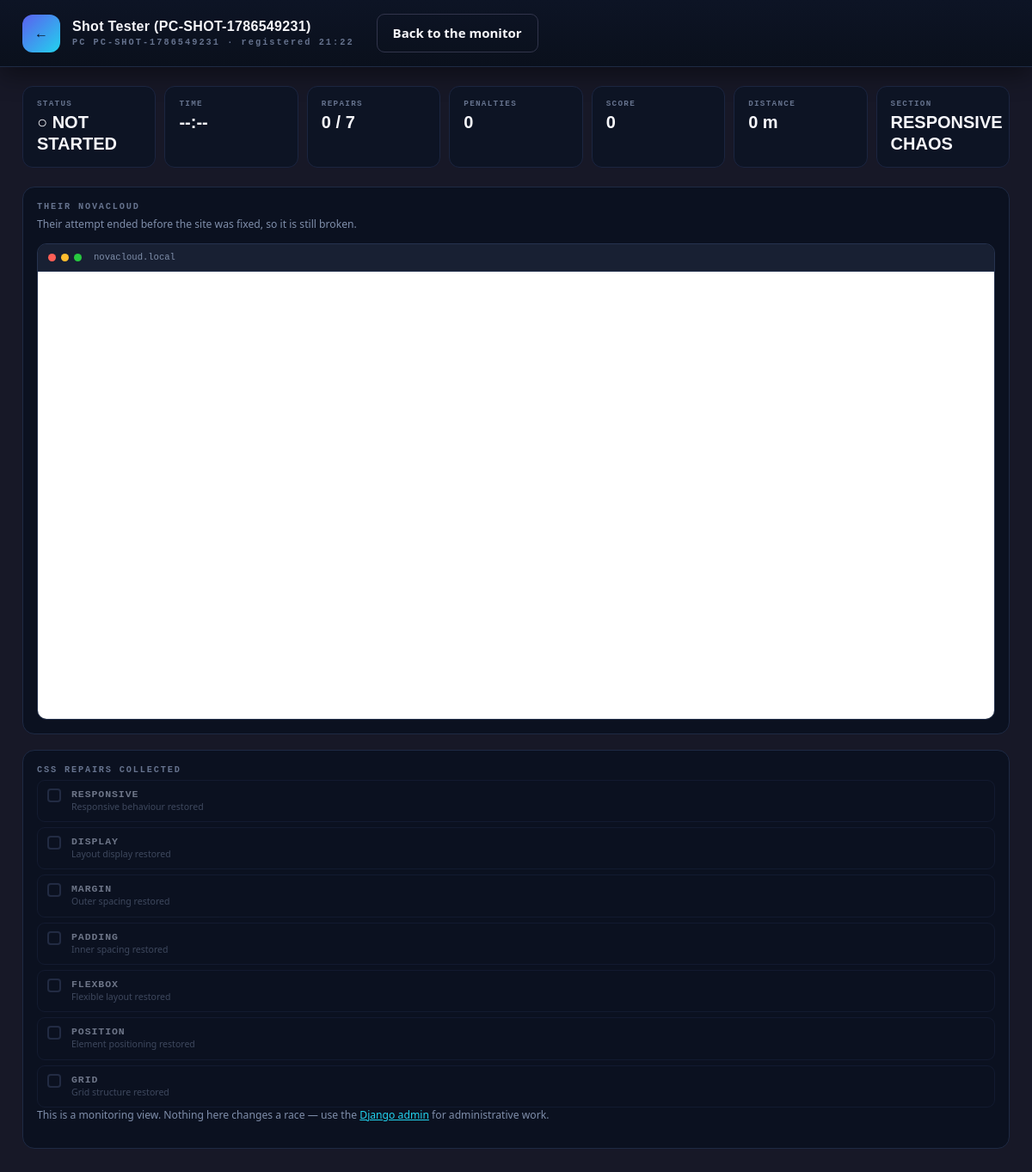
Screenshot of /scoreboard/24/ (signed in) with the database file from the repository.
### first/models.py (models this page shows, shortened)
class User(AbstractBaseUser):
    username = models.CharField(max_length=100, unique=True,
                                verbose_name="participant name")
    pc_no = models.CharField(max_length=50, verbose_name="PC number")
    password = models.CharField(max_length=128)
    is_active = models.BooleanField(default=True)
    is_admin = models.BooleanField(default=False)
    registered_at = models.DateTimeField(auto_now_add=True, null=True)
    game_start_time = models.DateTimeField(null=True, blank=True)
    completed_at = models.DateTimeField(null=True, blank=True)
    best_score = models.PositiveSmallIntegerField(default=0)
    race_started_at = models.DateTimeField(null=True, blank=True)
    race_completed_at = models.DateTimeField(null=True, blank=True)
    race_time_seconds = models.PositiveSmallIntegerField(default=0)
    race_collisions = models.PositiveSmallIntegerField(default=0)
    race_repairs = models.TextField(blank=True, default="")
    race_distance = models.PositiveIntegerField(default=0)
    race_obstacles = models.PositiveSmallIntegerField(
        default=0, verbose_name="repairs collected")
    objects = UserManager()
    USERNAME_FIELD = "username"
    REQUIRED_FIELDS = ["pc_no"]
    @property
    def _round_started_at(self):
        return self.race_started_at or self.game_start_time
    @property
    def elapsed_seconds(self):
        started = self._round_started_at
        if not started:
            return 0
        return max(0, int((timezone.now() - started).total_seconds()))
    @property
    def remaining_seconds(self):
        started = self._round_started_at
        if not started:
            return GAME_DURATION_SECONDS
        return max(0, GAME_DURATION_SECONDS - self.elapsed_seconds)
    @property
    def is_expired(self):
        if self.race_completed_at:
            return False
        return self._round_started_at is not None and self.remaining_seconds <= 0
    @property
    def repair_ids(self):
        from .repairs import clean_repair_ids
        return clean_repair_ids(self.race_repairs)
    @property
    def race_status(self):
        if self.race_completed_at:
            return RACE_COMPLETED
        if not self.race_started_at:
            return RACE_NOT_STARTED
        if self.remaining_seconds <= 0:
            return RACE_EXPIRED
        return RACE_ACTIVE
    @property
    def design_mode(self):
        return self.completed_at is not None
    is_completed = design_mode

### first/views.py (the view)
# urls.py: path('scoreboard/<int:participant_id>/', views.scoreboard_player,
@organiser_only
def scoreboard_player(request, participant_id):
    participant = get_object_or_404(User, pk=participant_id, is_admin=False)
    _settle_expired(participant)
    participant.refresh_from_db()
    player = player_payload(participant)
    elapsed = player['state']['elapsed']
    return render(request, 'scoreboard_player.html', {
        'challenge': CHALLENGE,
        'participant': participant,
        'player': player,
        'elapsed_display': (f'{elapsed // 60:02d}:{elapsed % 60:02d}'
                            if participant.race_started_at else '--:--'),
        'repairs': [
            {**card, 'done': card['id'] in participant.repair_ids}
            for card in REPAIR_CARDS
        ],
        'preview_url': reverse('scoreboard_player_preview', args=[participant.pk]),
        'socket_path': '/ws/scoreboard/',
    })

### first/repairs.py (called while the page is built, shortened)
def clean_repair_ids(raw):
    if not raw:
        return []

### first/scoreboard.py (called while the page is built)
def _authoritative_race_state(user):
    from .views import _race_state
    return _race_state(user)

### first/views.py (called while the page is built, shortened)
def finalize_if_due(user):
    if not user.is_expired:
        return None
    existing = FinalSubmission.objects.filter(user=user).first()
    if existing:
        return existing

def race_section(distance):
    if distance <= 0:
        return 0
    return max(0, min(RACE_SECTION_COUNT - 1, int(distance // RACE_SECTION_METRES)))

def _settle_expired(user):
    if not user.is_expired:
        return
    already_settled = FinalSubmission.objects.filter(user=user).exists()
    finalize_if_due(user)
    if not already_settled:
        schedule_scoreboard_event(user, 'race_expired')

def organiser_only(view):
    @wraps(view)
    def guarded(request, *args, **kwargs):
        user = request.user
        if not user.is_authenticated:
            return redirect('login')
        if not user.is_admin:
            raise PermissionDenied
        return view(request, *args, **kwargs)
    return guarded

### template/scoreboard_player.html (shortened to what this page needs)
{% load static %}<!doctype html>
<html lang="en">
<head>
  <link rel="stylesheet" href="{% static 'css/wf-base.css' %}">
  <link rel="stylesheet" href="{% static 'css/wf-scoreboard.css' %}">
</head>
<body class="wf-body wf-sb-body">
<header class="wf-sb-top">
  <div class="wf-sb-title">
    <a class="wf-sb-mark" href="{% url 'scoreboard' %}">←</a>
    <div>
      <h1>{{ player.player }}</h1>
      <p>PC {{ participant.pc_no }} · registered {{ participant.registered_at|date:"H:i" }}</p>
    </div>
  </div>
  <div class="wf-sb-actions">
    <a class="wf-btn wf-btn--ghost" href="{% url 'scoreboard' %}">Back to the monitor</a>
  </div>
</header>
<main class="wf-sb-detail">
  <section class="wf-sb-detail__stats">
    <div class="wf-sb-stat wf-sb-stat--{{ player.state.status }}">
      <small>STATUS</small>
      <b>{% if player.state.status == 'completed' %}✓ COMPLETE
         {% elif player.state.status == 'active' %}● RACING
         {% elif player.state.status == 'expired' %}× TIME'S UP
         {% else %}○ NOT STARTED{% endif %}</b>
    </div>
    <div class="wf-sb-stat"><small>TIME</small><b>{{ elapsed_display }}</b></div>
    <div class="wf-sb-stat"><small>REPAIRS</small><b>{{ player.state.repairs }} / {{ player.state.repair_total }}</b></div>
    <div class="wf-sb-stat"><small>PENALTIES</small><b>{{ player.state.penalties }}</b></div>
    <div class="wf-sb-stat"><small>SCORE</small><b>{{ player.state.score }}</b></div>
    <div class="wf-sb-stat"><small>DISTANCE</small><b>{{ player.state.distance }} m</b></div>
    <div class="wf-sb-stat"><small>SECTION</small><b>{{ player.state.section_label }}</b></div>
  </section>
  <section class="wf-sb-detail__grid">
    <div class="wf-sb-panel">
      <h2>THEIR NOVACLOUD</h2>
      <p class="wf-sb-panel__note">
        {% if player.state.status == 'completed' %}
          The site as they rebuilt it — every repair they collected, applied.
        {% elif player.state.status == 'active' %}
          Live: exactly the repairs the server has recorded so far.
        {% else %}
          Their attempt ended before the site was fixed, so it is still broken.
        {% endif %}
      </p>
      <div class="wf-sb-browser">
        <div class="wf-sb-browser__bar">
          <span></span><span></span><span></span>
          <em>novacloud.local</em>
        </div>
        <div class="wf-sb-browser__frame">
          <iframe src="{{ preview_url }}" title="{{ player.player }}'s NovaCloud" sandbox></iframe>
        </div>
      </div>
    </div>
    <div class="wf-sb-panel">
      <h2>CSS REPAIRS COLLECTED</h2>
      <ul class="wf-sb-repairs">
        {% for repair in repairs %}
          <li class="{% if repair.done %}is-done{% endif %}">
            <i aria-hidden="true"></i>
            <b>{{ repair.label }}</b>
            <span>{{ repair.message }}</span>
          </li>
        {% endfor %}
      </ul>
      <p class="wf-sb-panel__note">
        This is a monitoring view. Nothing here changes a race — use the
        <a href="/admin/">Django admin</a> for administrative work.
      </p>
    </div>
  </section>
</main>
</body>
</html>

### static/css/wf-base.css (style rules this page uses)
:root { --wf-primary: #6d5dfb; --wf-primary-dark: #5a4ae8; --wf-blue: #4f7cff; --wf-pink: #f06ca8; --wf-yellow: #f5b942; --wf-green: #35b779; --wf-bg: #171827; --wf-bg-soft: #1c1d2e; --wf-surface: #1f2133; --wf-surface-2: #272a3e; --wf-line: #32354c; --wf-line-soft: #282b3e; --wf-text: #f7f7fb; --wf-muted: #9ea2b6; --wf-dim: #6b6f80; --wf-accent: var(--wf-primary); --wf-accent-soft: rgba(109, 93, 251, 0.14); --wf-ok: var(--wf-green); --wf-ok-soft: rgba(53, 183, 121, 0.13); --wf-danger: #e5646d; --wf-danger-soft: rgba(229, 100, 109, 0.13); --wf-radius: 14px; --wf-radius-sm: 9px; --wf-shadow: 0 1px 2px rgba(0, 0, 0, 0.25); --wf-shadow-lift: 0 8px 20px rgba(0, 0, 0, 0.28); --wf-sans: "Segoe UI", Inter, system-ui, -apple-system, Roboto, Helvetica, Arial, sans-serif; --wf-mono: "JetBrains Mono", "Cascadia Mono", ui-monospace, SFMono-Regular, Consolas, "Liberation Mono", monospace; }
*, *::before, *::after { box-sizing: border-box; }
html, body { height: 100%; }
body.wf-body { margin: 0; background: var(--wf-bg); color: var(--wf-text); font-family: var(--wf-sans); font-size: 15px; line-height: 1.55; -webkit-font-smoothing: antialiased; }
a { color: inherit; }
.wf-btn { display: inline-flex; align-items: center; justify-content: center; gap: 8px; padding: 10px 18px; border: 1px solid var(--wf-line); border-radius: var(--wf-radius-sm); background: var(--wf-surface-2); color: var(--wf-text); font: inherit; font-weight: 600; text-decoration: none; cursor: pointer; transition: background 0.15s ease, border-color 0.15s ease, color 0.15s ease; }
.wf-btn--ghost { background: transparent; }

### rows the page displays
User: player "Shot Tester (PC-SHOT-1786549231)", pc_no "PC-SHOT-1786549231", registered_at "21:22"

### other values shown
{{ elapsed_display }} "--:--"
{{ player.state.repairs }} "0"
{{ player.state.repair_total }} "7"
{{ player.state.penalties }} "0"
{{ player.state.score }} "0"
{{ player.state.distance }} "0"
{{ player.state.section_label }} "RESPONSIVE CHAOS"
{{ repair.label }} "RESPONSIVE" "DISPLAY" "MARGIN" "PADDING" "FLEXBOX" "POSITION" "GRID"
{{ repair.message }} "Responsive behaviour restored" "Layout display restored" "Outer spacing restored" "Inner spacing restored" "Flexible layout restored" "Element positioning restored" "Grid structure restored"
